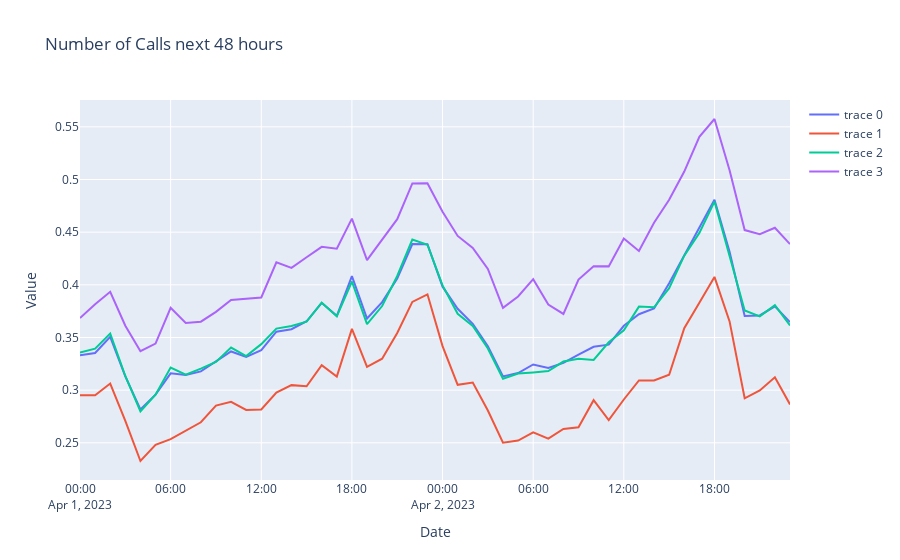

Write notebook code for a chart like this one.
### Code cell
# create the chart
fig = go.Figure()

fig.add_trace(go.Scatter(x=df['timestamp'], y=df['forecast'], mode='lines'))
fig.add_trace(go.Scatter(x=df['timestamp'], y=df['Q1'], mode='lines'))
fig.add_trace(go.Scatter(x=df['timestamp'], y=df['Q5'], mode='lines'))
fig.add_trace(go.Scatter(x=df['timestamp'], y=df['Q9'], mode='lines'))

fig.update_layout(
    title='Number of Calls next 48 hours',
    xaxis_title='Date',
    yaxis_title='Value'
)

fig.show()
